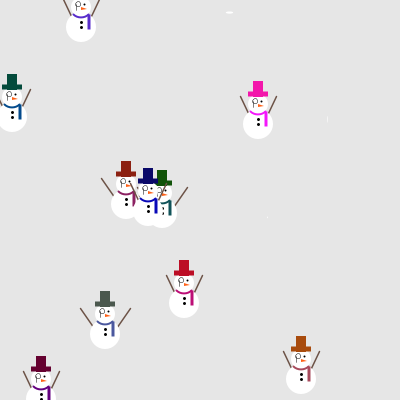
Frame 1 (no input)
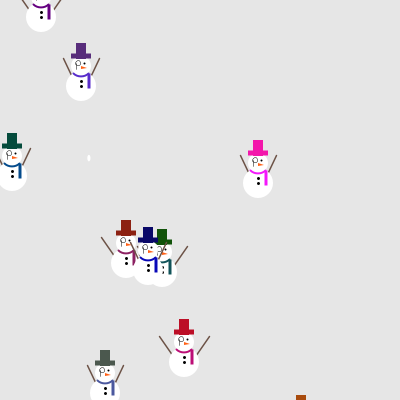
Frame 60 (the mouse pressed at the canvas centre just before this capture)
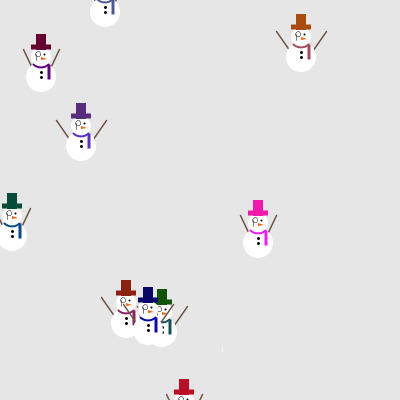
Frame 120 (the mouse held since frame 60 and released just before this capture)

The Processing sketch that drew these frames (run headless with seeded random() and noise(); from frame 60 on, the mouse is pressed at the canvas centre):

// Processing sketch: processing_43092
// ── processing_43092.pde

int num = 10;
int s=20;

color[] c = new color[num];
int [] x = new int [num];
int [] y = new int [num];


void setup() {
  size(400, 400);
  smooth();
  for (int i = 0; i < num; i++) {
    x [i]= int(random(width));
    y [i]= int(random(height));
    c [i]= color(random(256), random(100), random(200));
  }
}
void draw() {
  background(230);
  frameRate(120);
  for (int i = 0; i < num; i++) {
    y[i]++;
    if (y[i]> (height + s)) {
      y[i] = -s;
    }
    snowman(x[i], y[i], c[i]);
    snowballs(x[i], y[i], c[i]);
  }
}


void snowman (int x, int y, color col) {
  stroke(#6C5246);
  strokeWeight(1.5);
  //arms

  if ((random(7) < 4)) {

    line(x, y+30, x+18, y-8);
    line(x, y+30, x-18, y-8);
  }
  else {
    line(x, y+30, x+25, y-6);
    line(x, y+30, x-25, y-6); 
//    line(x+11, y+10, x+21, y+25);
 //   line(x-11, y+10, x-21, y+25);
  }

  //body
  noStroke();
  fill(255);
  ellipseMode(CENTER);
  ellipse(x, y, 20, 20);
  ellipse(x, y+20, 30, 30);
  
  //button
  stroke(0);
  strokeWeight(3);
  point(x, y + 15);
  point(x, y + 20);



/*  monocle randomized
  if ((random(10))<5) {
    //monocle
    strokeWeight(.5);
    noFill();
    ellipse(x+3, y-3, 5, 5);
    line(x+5, y-3, x+5, y+3);
    //eye
    strokeWeight(2);
    point(x-3, y-3);
  }
  else {    */
    //monocle
    strokeWeight(.5);
    noFill();
    ellipse(x-3, y-3, 5, 5);
    line(x-5, y-3, x-5, y+3);
    //eye
    strokeWeight(2);
    point(x+3, y-3);
  //}



  //hat
  noStroke();
  fill(col);
  rectMode(CENTER);
  rect(x, y-15, 10, 16);
  rect(x, y-10, 20, 5);

  //nose
  fill(#FF6117);
  triangle(x, y, x+6, y+2, x, y+3);

  //scarf
  stroke(col+80);
  strokeWeight(2);
  noFill();
  arc(x, y, 20, 20, PI/4, 3*PI/4);
  noStroke();
  fill(col+80);
  rect(x+8, y+15, 3, 15);
  
}
void snowballs (int x, int y, color col) {
  //snowballs
  fill(255);
  ellipse(x*(random(7.0)),y*(random(7.0)),random(10), random(10));
  }
